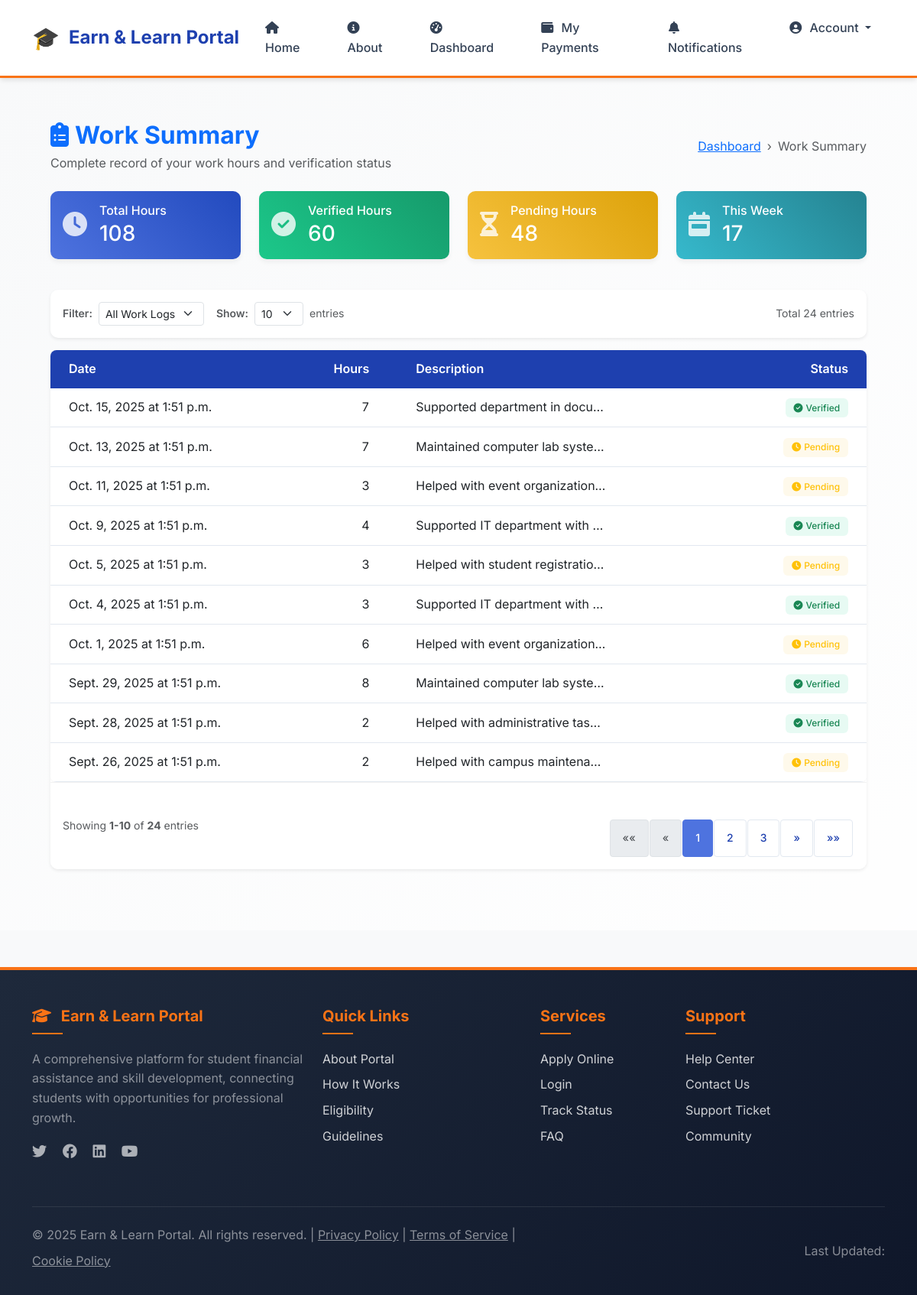
The app's page /scheme/student/work_summary/ (signed in) with its own data.
### scheme/models.py (models this page shows, shortened)
class WorkLog(models.Model):
    student = models.ForeignKey(settings.AUTH_USER_MODEL, on_delete=models.CASCADE)
    date = models.DateField(auto_now_add=True)
    time = models.TimeField(auto_now_add=True)
    hours_worked = models.PositiveIntegerField()
    description = models.TextField()
    is_verified = models.BooleanField(default=False)
    is_rejected = models.BooleanField(default=False)
    rejection_reason = models.TextField(blank=True, null=True)
    rejected_by = models.ForeignKey(settings.AUTH_USER_MODEL, on_delete=models.SET_NULL, null=True, blank=True, related_name='rejected_logs')
    class Meta:
        unique_together = ['student', 'date']

### users/decorators.py (the view)
        def wrapper(request, *args, **kwargs):
            if request.user.is_authenticated and hasattr(request.user, 'role'):
                if isinstance(required_role, list):
                    if request.user.role in required_role:
                        return view_func(request, *args, **kwargs)
                else:
                    if request.user.role == required_role:
                        return view_func(request, *args, **kwargs)
                return HttpResponseForbidden("You are not authorized to access this page.")
            return HttpResponseForbidden("You are not authorized to access this page.")

### notifications/context_processors.py (called while the page is built)
def unread_notifications_count(request):
    if request.user.is_authenticated:
        count = Notification.objects.filter(user=request.user, is_read=False).count()
    else:
        count = 0
    return {'unread_notifications_count': count}

### users/models.py (called while the page is built)
    def has_approved_scheme_application(self):
        if self.role != 'student':
            return False
        from scheme.models import SchemeApplication
        return SchemeApplication.objects.filter(
            student=self,
            status='Approved'
        ).exists()

### templates/scheme/work_summary.html (shortened to what this page needs)
{% extends 'base.html' %}
{% block content %}
<div class="container-fluid py-4 px-4">
    <div class="d-flex justify-content-between align-items-center mb-4">
        <div>
            <h2 class="text-primary fw-bold m-0"><i class="fas fa-clipboard-list me-2"></i>Work Summary</h2>
            <p class="text-muted mt-1 mb-0">Complete record of your work hours and verification status</p>
        </div>
        <nav aria-label="breadcrumb">
            <ol class="breadcrumb m-0">
                <li class="breadcrumb-item"><a href="{% url 'student_dashboard' %}">Dashboard</a></li>
                <li class="breadcrumb-item active" aria-current="page">Work Summary</li>
            </ol>
        </nav>
    </div>
    <div class="row mb-4">
        <div class="col-md-3 mb-3">
            <div class="card stats-card bg-gradient-primary text-white border-0 h-100">
                <div class="card-body p-3">
                    <div class="d-flex align-items-center">
                        <div class="stats-icon me-3">
                            <i class="fas fa-clock fa-2x"></i>
                        </div>
                        <div>
                            <h6 class="card-title mb-0">Total Hours</h6>
                            <h3 class="mt-1 mb-0">{{ total_hours }}</h3>
                        </div>
                    </div>
                </div>
            </div>
        </div>
        <div class="col-md-3 mb-3">
            <div class="card stats-card bg-gradient-success text-white border-0 h-100">
                <div class="card-body p-3">
                    <div class="d-flex align-items-center">
                        <div class="stats-icon me-3">
                            <i class="fas fa-check-circle fa-2x"></i>
                        </div>
                        <div>
                            <h6 class="card-title mb-0">Verified Hours</h6>
                            <h3 class="mt-1 mb-0">{{ verified_hours|default:"0" }}</h3>
                        </div>
                    </div>
                </div>
            </div>
        </div>
        <div class="col-md-3 mb-3">
            <div class="card stats-card bg-gradient-warning text-white border-0 h-100">
                <div class="card-body p-3">
                    <div class="d-flex align-items-center">
                        <div class="stats-icon me-3">
                            <i class="fas fa-hourglass-half fa-2x"></i>
                        </div>
                        <div>
                            <h6 class="card-title mb-0">Pending Hours</h6>
                            <h3 class="mt-1 mb-0">{{ pending_hours|default:"0" }}</h3>
                        </div>
                    </div>
                </div>
            </div>
        </div>
        <div class="col-md-3 mb-3">
            <div class="card stats-card bg-gradient-info text-white border-0 h-100">
                <div class="card-body p-3">
                    <div class="d-flex align-items-center">
                        <div class="stats-icon me-3">
                            <i class="fas fa-calendar-week fa-2x"></i>
                        </div>
                        <div>
                            <h6 class="card-title mb-0">This Week</h6>
                            <h3 class="mt-1 mb-0">{{ weekly_hours|default:"0" }}</h3>
                        </div>
                    </div>
                </div>
            </div>
        </div>
    </div>
    <div class="card shadow-sm border-0 mb-3">
        <div class="card-body py-3">
            <div class="row align-items-center">
                <div class="col-md-6">
                    <div class="d-flex align-items-center">
                        <label for="statusFilter" class="form-label me-2 mb-0 text-muted small">Filter:</label>
                        <select id="statusFilter" class="form-select form-select-sm me-3" style="width: auto;" onchange="applyFilters()">
                            <option value="all" {% if status_filter == 'all' %}selected{% endif %}>All Work Logs</option>
                        </select>
                        <label for="perPageSelect" class="form-label me-2 mb-0 text-muted small">Show:</label>
                        <select id="perPageSelect" class="form-select form-select-sm" style="width: auto;" onchange="applyFilters()">
                            {% for option in per_page_options %}
                            <option value="{{ option }}" {% if per_page == option %}selected{% endif %}>{{ option }}</option>
                            {% endfor %}
                        </select>
                        <span class="text-muted small ms-2">entries</span>
                    </div>
                </div>
                <div class="col-md-6 text-md-end">
                    <div class="text-muted small">
                        {% if status_filter != 'all' %}
                        Showing {{ filtered_entries }} of {{ total_entries }} entries
                        {% else %}
                        Total {{ total_entries }} entries
                        {% endif %}
                    </div>
                </div>
            </div>
        </div>
    </div>
    <div class="card shadow-sm border-0 mb-4">
        <div class="card-body p-0 border-0" style="border-radius: 0;">
            <div class="table-responsive">
            <table class="table table-hover align-middle mb-0">
                <thead class="table-light">
                <tr>
                    <th class="ps-4">Date</th>
                    <th>Hours</th>
                    <th class="text-nowrap">Description</th>
                    <th class="text-end pe-4">Status</th>
                </tr>
                </thead>
                <tbody>
                {% for log in work_logs %}
                <tr>
                    <td class="ps-4 text-nowrap">{{ log.date }} at {{ log.time }} </td>
                    <td class="text-center">{{ log.hours_worked }}</td>
                    <td>
                    <p class="mb-0 description-cell">{{ log.description }}</p>
                    </td>
                    <td class="text-end pe-4">
                    {% if log.is_verified %}
                        <span class="badge bg-success-soft text-success">
                        <i class="fas fa-check-circle me-1"></i>Verified
                        </span>
                    {% else %}
                        <span class="badge bg-warning-soft text-warning">
                        <i class="fas fa-clock me-1"></i>Pending
                        </span>
                    {% endif %}
                    </td>
                </tr>
                {% endfor %}
                </tbody>
            </table>
            </div>
        </div>
        <div class="card-footer bg-white py-3">
            <div class="d-flex justify-content-between align-items-center">
                <div class="text-muted small">
                    Showing <span class="fw-bold">{{ work_logs.start_index }}-{{ work_logs.end_index }}</span> of <span class="fw-bold">{{ work_logs.paginator.count }}</span> entries
                </div>
                {% if work_logs.has_other_pages %}
                <nav aria-label="Work logs pagination">
                    <ul class="pagination pagination-sm mb-0">
                        {% if work_logs.has_previous %}
                            <li class="page-item">
                                <a class="page-link" href="?page=1" aria-label="First">
                                    <span aria-hidden="true">&laquo;&laquo;</span>
                                </a>
                            </li>
                            <li class="page-item">
                                <a class="page-link" href="?page={{ work_logs.previous_page_number }}" aria-label="Previous">
                                    <span aria-hidden="true">&laquo;</span>
                                </a>
                            </li>
                        {% else %}
                            <li class="page-item disabled">
                                <span class="page-link">&laquo;&laquo;</span>
                            </li>
                            <li class="page-item disabled">
                                <span class="page-link">&laquo;</span>
                            </li>
                        {% endif %}
                        {% for num in work_logs.paginator.page_range %}
                            {% if work_logs.number == num %}
                                <li class="page-item active">
                                    <span class="page-link">{{ num }}</span>
                                </li>
                            {% elif num > work_logs.number|add:'-3' and num < work_logs.number|add:'3' %}
                                <li class="page-item">
                                    <a class="page-link" href="?page={{ num }}">{{ num }}</a>
                                </li>
                            {% endif %}
                        {% endfor %}
                        {% if work_logs.has_next %}
                            <li class="page-item">
                                <a class="page-link" href="?page={{ work_logs.next_page_number }}" aria-label="Next">
                                    <span aria-hidden="true">&raquo;</span>
                                </a>
                            </li>
                            <li class="page-item">
                                <a class="page-link" href="?page={{ work_logs.paginator.num_pages }}" aria-label="Last">
                                    <span aria-hidden="true">&raquo;&raquo;</span>
                                </a>
                            </li>
                        {% endif %}
                    </ul>
                </nav>
                {% endif %}
            </div>
        </div>
    </div>
</div>
{% endblock %}

### templates/base.html (style rules this page uses)
:root { --primary-blue: #1e40af; --primary-blue-rgb: 30, 64, 175; --secondary-orange: #f97316; --accent-green: #059669; --dark-navy: #1e293b; --white: #ffffff; --light-gray: #f8fafc; --gray: #64748b; --dark-gray: #334155; --border-color: #e2e8f0; --success: #10b981; --warning: #f59e0b; --danger: #ef4444; --info: #3b82f6; --font-family: 'Inter', 'Segoe UI', sans-serif; --font-weight-normal: 400; --font-weight-medium: 500; --font-weight-semibold: 600; --font-weight-bold: 700; --shadow-sm: 0 1px 2px 0 rgba(0, 0, 0, 0.05); --shadow-md: 0 4px 6px -1px rgba(0, 0, 0, 0.1); --shadow-lg: 0 10px 15px -3px rgba(0, 0, 0, 0.1); }
* { box-sizing: border-box; }
body { font-family: var(--font-family); font-weight: var(--font-weight-normal); line-height: 1.6; color: var(--dark-gray); background-color: var(--light-gray); margin: 0; padding: 0; min-height: 100vh; display: flex; flex-direction: column; }
.form-label { font-weight: var(--font-weight-semibold); color: var(--dark-gray); margin-bottom: 0.5rem; }
.table { background: var(--white); border-radius: 12px; overflow: hidden; box-shadow: var(--shadow-sm); }
.table th { background: var(--primary-blue); color: var(--white); font-weight: var(--font-weight-semibold); border: none; padding: 1rem; }
.table td { padding: 0.75rem 1rem; border-bottom: 1px solid var(--border-color); vertical-align: middle; }
.card { background: var(--white); border: 1px solid var(--border-color); border-radius: 12px; box-shadow: var(--shadow-sm); transition: all 0.3s ease; }
.badge { font-weight: var(--font-weight-semibold); border-radius: 20px; padding: 0.35em 0.8em; }
.pagination { margin: 2rem 0; }
.page-link { color: var(--primary-blue); border: 1px solid var(--border-color); padding: 0.75rem 1rem; font-weight: var(--font-weight-medium); transition: all 0.3s ease; }
.page-item.active .page-link { background: linear-gradient(45deg, var(--primary-blue), var(--dark-navy)); border-color: var(--primary-blue); color: var(--white); }
.table { background: var(--white); border-radius: 8px; overflow: hidden; box-shadow: var(--shadow-sm); }
.card { background: var(--white); border: 1px solid var(--border-color); border-radius: 8px; box-shadow: var(--shadow-sm); transition: all 0.3s ease; }
.page-item.active .page-link { background: var(--primary-blue); border-color: var(--primary-blue); color: white; }

### templates/scheme/work_summary.html (style rules this page uses)
body { background-color: #f8f9fa; }
.container-fluid { max-width: 1400px; }
.card { border-radius: 10px; box-shadow: 0 4px 6px rgba(0,0,0,0.05); transition: all 0.2s ease-in-out; }
.card-footer { border-top: 1px solid rgba(0,0,0,0.05); border-radius: 0 0 10px 10px !important; }
.stats-card { border-radius: 10px; overflow: hidden; }
.stats-icon { opacity: 0.8; }
.bg-gradient-primary { background: linear-gradient(45deg, #4e73df, #224abe); }
.bg-gradient-success { background: linear-gradient(45deg, #1cc88a, #169a6b); }
.bg-gradient-warning { background: linear-gradient(45deg, #f6c23e, #dda20a); }
.bg-gradient-info { background: linear-gradient(45deg, #36b9cc, #258391); }
.bg-success-soft { background-color: rgba(28, 200, 138, 0.1); }
.bg-warning-soft { background-color: rgba(246, 194, 62, 0.1); }
.table > :not(caption) > * > * { padding: 0.75rem 0.75rem; }
.badge { font-weight: 500; padding: 0.55em 0.9em; font-size: 75%; border-radius: 6px; }
.description-cell { max-width: 250px; white-space: nowrap; overflow: hidden; text-overflow: ellipsis; }
.breadcrumb { background-color: transparent; padding: 0; margin: 0; }
.breadcrumb-item + .breadcrumb-item::before { content: "›"; }
.pagination .page-link { border-radius: 4px; margin: 0 2px; }
.pagination .page-item.active .page-link { background-color: #4e73df; border-color: #4e73df; }

### records on screen
WorkLog: date "Oct. 15, 2025", time "1:51 p.m.", hours_worked "7", description "Supported department in docu…", is_verified True (drawn)
WorkLog: date "Oct. 13, 2025", time "1:51 p.m.", hours_worked "7", description "Maintained computer lab syste…", is_verified False (drawn)
WorkLog: date "Oct. 11, 2025", time "1:51 p.m.", hours_worked "3", description "Helped with event organization…", is_verified False (drawn)
WorkLog: date "Oct. 9, 2025", time "1:51 p.m.", hours_worked "4", description "Supported IT department with…", is_verified True (drawn)
WorkLog: date "Oct. 5, 2025", time "1:51 p.m.", hours_worked "3", description "Helped with student registratio…", is_verified False (drawn)
WorkLog: date "Oct. 4, 2025", time "1:51 p.m.", hours_worked "3", description "Supported IT department with…", is_verified True (drawn)
WorkLog: date "Oct. 1, 2025", time "1:51 p.m.", hours_worked "6", description "Helped with event organization…", is_verified False (drawn)
WorkLog: date "Sept. 29, 2025", time "1:51 p.m.", hours_worked "8", description "Maintained computer lab syste…", is_verified True (drawn)
WorkLog: date "Sept. 28, 2025", time "1:51 p.m.", hours_worked "2", description "Helped with administrative tas…", is_verified True (drawn)
WorkLog: date "Sept. 26, 2025", time "1:51 p.m.", hours_worked "2", description "Helped with campus maintena…", is_verified False (drawn)

### other values on screen
{{ total_hours }} "108"
{{ verified_hours|default:"0" }} "60"
{{ pending_hours|default:"0" }} "48"
{{ weekly_hours|default:"0" }} "17"
{{ total_entries }} "24"
{{ work_logs.start_index }} "1"
{{ work_logs.end_index }} "10"
{{ work_logs.paginator.count }} "24"
{{ num }} "1"
{{ num }} "2" "3"
form field value "10"
